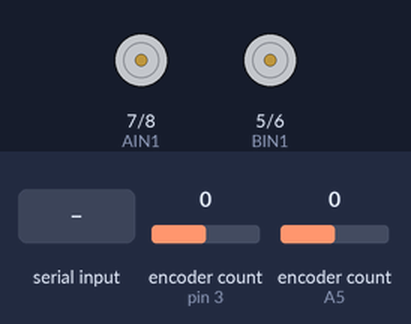
Recording of a sketch running on a simulated Arduino Nano, built with avr-gcc and run on an emulated ATmega328P. On the bench: motor-driver pin pairs drawn as motors (green arrow = first pin HIGH = forward, orange = second pin HIGH = backward, longer = more drive, scaled by the enable pin). The test bench sets the inputs (shaded band); at power-on: encoder count (sensors on pin 3, A5) 0. What the sketch prints to the serial monitor is not drawn.

Above: at 1.2 s.
1.3 s: "w" received over Serial
At 1.8 s:
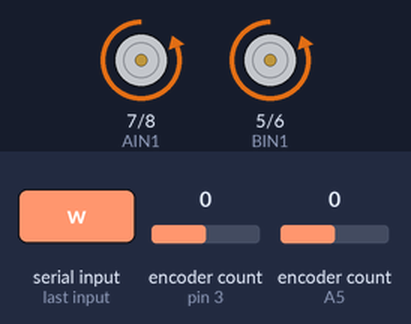
3.0 s: "d" received over Serial
At 4.2 s:
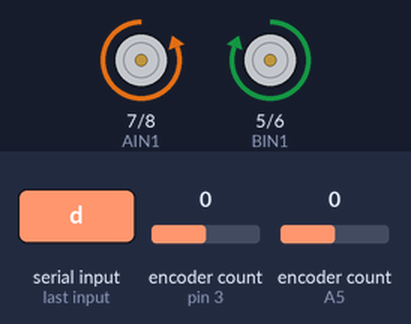
4.6 s: "a" received over Serial
At 5.4 s:
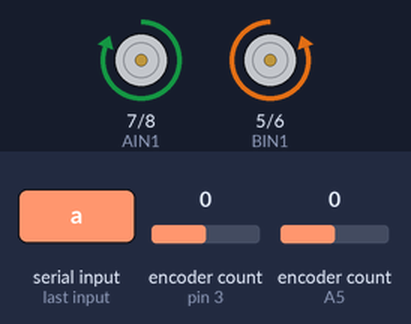
6.1 s: "s" received over Serial
At 6.4 s:
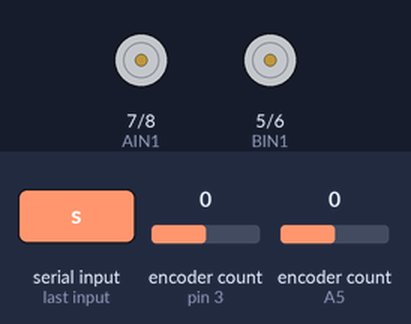
7.6 s: "z" received over Serial
At 8.9 s:
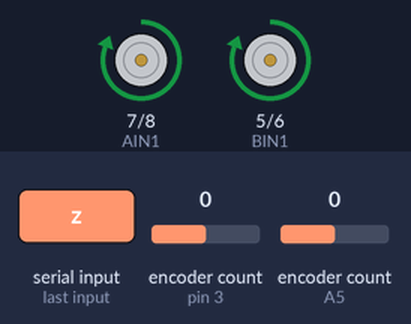
Timing chart, 0 to 10.2 s (numbered marks = the images above; inputs shaded):
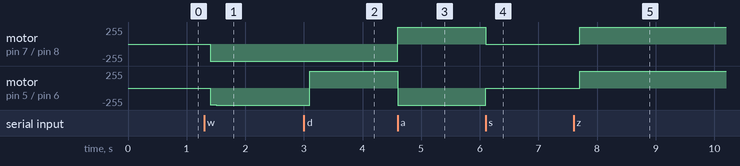

Measured:
- after the input at 1.3 s, motor on pin 7 (AIN1) / pin 8 (AIN2): stopped → backward 255/255 after 0.10 s; motor on pin 5 (BIN1) / pin 6 (BIN2): stopped → backward 253/255 after 0.10 s, → backward 255/255 0.10 s later
- after the input at 3.0 s, motor on pin 5 (BIN1) / pin 6 (BIN2): backward 255/255 → forward 255/255 after 0.10 s
- after the input at 4.6 s, motor on pin 7 (AIN1) / pin 8 (AIN2): backward 255/255 → forward 255/255 at once; motor on pin 5 (BIN1) / pin 6 (BIN2): forward 255/255 → backward 255/255 at once
- after the input at 6.1 s, motor on pin 7 (AIN1) / pin 8 (AIN2): forward 255/255 → stopped at once; motor on pin 5 (BIN1) / pin 6 (BIN2): backward 255/255 → stopped at once
- after the input at 7.6 s, motor on pin 7 (AIN1) / pin 8 (AIN2), motor on pin 5 (BIN1) / pin 6 (BIN2): stopped → forward 255/255 after 0.10 s

The sketch:

encoder_pid_test3.ino
```cpp
#include <Encoder.h>
#define AIN2 8
#define BIN1 5
#define AIN1 7
#define BIN2 6
#define PWMA 4
#define PWMB 9
#define FRONT_S A5
#define BACK_S A6
#define LS A2
#define FS A3
#define RS A4
#define NORMALIZE(z) atan2(sin(z), cos(z))  // auxiliary function to normalize angle to the -pi, pi domain

//for sensors
const int WhiteThreshold = 700;
const int BlackThreshold = 900;
bool sensFront = false;
bool sensBack = false;
int rightDist, leftDist, frontDist;
float mmLeft, mmFront, mmRight;

//for encoders
Encoder encL(3, 2);
Encoder encR(19, 18);
long int currentNL, currentNR, NL, NR, previousNL=0, previousNR=0;

//speed and position
float r = 0.016;
float b = 0.093;
float C = 8364.0; //3576.0;
float v = 0.05;
float w = 0.0;
float angle=0;
float x;
float y;
float wleft;
float wright;
float vreal;
float wreal;
float wleftreal;
float wrightreal;
float period = 0.1;
float current_error_left;
float current_error_right;
float sum_error_left;
float sum_error_right;
float diff_error_left;
float diff_error_right;
float previous_error_left = 0 ;
float previous_error_right = 0 ;
float gain_left;
float gain_right;
//float Kpl = 110.0, Kll = 1.02, Kdl = 0.5, Kpr = Kpl, Klr = Kll, Kdr = Kdl;
//float Kpl = 110.0, Kll = 80.0, Kdl = 0.4, Kpr = Kpl, Klr = Kll, Kdr = Kdl;
float Kpl = 60.0, Kll = 170.0, Kdl = 0.4, Kpr = Kpl, Klr = Kll, Kdr = Kdl;
float speed_right;
float speed_left;
float DL,DR,D;

//for mesuring time
unsigned long oldTime = 0;

void setup() {
  Serial.begin(9600);
  pinMode(AIN1, OUTPUT);
  pinMode(AIN2, OUTPUT);
  pinMode(BIN1, OUTPUT);
  pinMode(BIN2, OUTPUT);
  pinMode(PWMA, OUTPUT);
  pinMode(PWMB, OUTPUT);
  pinMode(FRONT_S, INPUT);
  pinMode(BACK_S, INPUT);
}

//*************IR distance sensors*******************//
float sensR(int averagecounter) {
  float sum = 0;
  float average;
  for (int i = 0; i < averagecounter; i++)
  {
    sum = sum + pow(3027.4 / analogRead(RS), 1.2134);
  }
  average = sum / averagecounter;
  //Serial.println(average);
  return average;
}

float sensL(int averagecounter) {
  float sum = 0;
  float average;
  for (int i = 0; i < averagecounter; i++)
  {
    sum = sum + pow(3027.4 / analogRead(LS), 1.2134);
  }
  average = sum / averagecounter;
  //Serial.println(average);
  return average;
}

float sensF(int averagecounter) {
  float sum = 0;
  float average;
  for (int i = 0; i < averagecounter; i++)
  {
    sum = sum + pow(3027.4 / analogRead(FS), 1.2134);
  }
  average = sum / averagecounter;
  Serial.println(average);
  return average;
}

//*************Line sensors*******************//
//front sensor
bool sensDF() {
  int sensor = analogRead(FRONT_S);
  if (sensor < WhiteThreshold) { //white
    sensFront = false;
  } else if (sensor > BlackThreshold) { //black
    sensFront = true;
  }
  return sensFront;
}

//back sensor
bool sensBF() {
  int sensor = analogRead(BACK_S);
  if (sensor < WhiteThreshold) { //white
    sensBack = false;
  } else if (sensor > BlackThreshold) { //black
    sensBack = true;
  }
  return sensBack;
}

//*************Wheels control*******************//
void moveLWheel(float mSpeed) {
  if (mSpeed >= 0) {
    /*Serial.print("my print: ");*/
   // Serial.println((int)mSpeed);
    analogWrite(PWMA, (int)mSpeed);
    digitalWrite(AIN1, 0);
    digitalWrite(AIN2, 1);
  }
  else {
    analogWrite(PWMA, (int)mSpeed * -1);
    digitalWrite(AIN1, 1);
    digitalWrite(AIN2, 0);
  }
}

void moveRWheel(float mSpeed) {
  if (mSpeed >= 0) {
    analogWrite(PWMB, (int)mSpeed);
    digitalWrite(BIN1, 0);
    digitalWrite(BIN2, 1);
  }
  else {
    analogWrite(PWMB, (int)mSpeed * -1);
    digitalWrite(BIN1, 1);
    digitalWrite(BIN2, 0);
  }
}

void moveTwoWheels(float mSpeed) {
  moveRWheel(mSpeed);
  moveLWheel(mSpeed);
}

void stopL() {
  analogWrite(PWMB, 0);
  digitalWrite(BIN1, 0);
  digitalWrite(BIN2, 0);
}

void stopR() {
  analogWrite(PWMA, 0);
  digitalWrite(AIN1, 0);
  digitalWrite(AIN2, 0);
}

void stopTwoWheels() {
  stopL();
  stopR();
}

//*************Encoder and Count Time*******************//
void distEnc() {
  currentNL = encL.read();
  currentNR = encR.read() * -1;
  NL = currentNL - previousNL;
  NR = currentNR - previousNR;
  previousNL = currentNL;
  previousNR = currentNR;
}

void poseUpdate() {
  distEnc();
  DL = ((2.0 * PI * (r) / C) * (float)(NL));
  DR = ((2.0 * PI * (r) / C) * (float)(NR));
  angle = atan2(sin(angle+wreal),cos(angle+wreal));
 // x += x + vreal*cos(angle);
 // y += y + vreal*sin(angle);
 // angle += (DR - DL) / b;
 // angle = NORMALIZE(angle);
  D = (DL + DR) / 2.0;
  x += D * cos(angle);
  y += D * sin(angle);
  Serial.print("New coordinates:  ");
  Serial.print(x);
  Serial.print("  ");
  Serial.print(y);
  Serial.print("  ");
  Serial.println(angle);

}

void cmd_realvel() {
  vreal = ((2.0 * PI * r) / C) * ((NR + NL) / 2.0) * (1.0 / period);
  wreal = ((2.0 * PI * r) / C) * ((NR - NL) / 2.0) * (1.0 / period);
}

void cmd_desiredvel2wheels() {
  wleft = (v - (b / 2.0) * w) / r;
  wright = (v + (b / 2.0) * w) / r;
}

void cmd_realvel2wheels() {
  wleftreal = (vreal - (b / 2.0) * wreal) / r;
  wrightreal = (vreal + (b / 2.0) * wreal) / r;
}

void pid() {
  current_error_left = wleft - wleftreal;
  current_error_right = wright - wrightreal;

  sum_error_left += current_error_left;
  sum_error_right += current_error_right;

  diff_error_left = current_error_left - previous_error_left;
  diff_error_right = current_error_right - previous_error_right;

  gain_left = Kpl * current_error_left + Kll * sum_error_left * period + (Kdl) * (diff_error_left / period);
  gain_right = Kpr * current_error_right + Klr * sum_error_right * period + (Kdr) * (diff_error_right / period);

  previous_error_left = current_error_left;
  previous_error_right = current_error_right;

  if(gain_left > 255) gain_left = 255;
  else if (gain_left<-255) gain_left=-255;
  if(gain_right > 255) gain_right = 255;
  else if (gain_right<-255) gain_right=-255;

  speed_left = gain_left ;
  speed_right = gain_right ;
}

char c;

void count(){
      poseUpdate();
      cmd_realvel();
      cmd_desiredvel2wheels();
      cmd_realvel2wheels();
      pid();
}
void loop() {
    if (millis() - oldTime >= 100) {
      oldTime = millis();

      if(Serial.available()){
        c=Serial.read();
      }
      Serial.println(c);
     switch(c){
        case 'w':
                count();
                moveLWheel(gain_left);
                moveRWheel(gain_right);
                break;
        case 'd':
                count();
                moveLWheel(gain_left);
                moveRWheel(gain_right*-1);
                break;
        case 'a':
                count();
                moveLWheel(gain_left*-1);
                moveRWheel(gain_right);
                break;
        case 's':
                moveLWheel(0);
                moveRWheel(0);
                break;
        case 'z':
                count();
                moveLWheel(gain_left*-1);
                moveRWheel(gain_right*-1);
                break;
      }
    }
}
```
